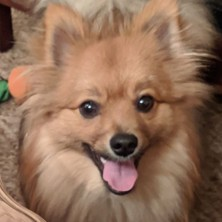
#> input picture dog.png, 222 x 222 px, found by its file name; the run also reads 1 picture not shown here
$ python see_diffs.py
#> lines starting #> are read from the running program, lines starting #| are printed output that depends on the picture
### image_converter.py
# DO NOT EDIT THIS FILE
from PIL import Image
import numpy as np

def ListToImage(img_list):
    '''Converts a 2D list to an image.'''
    img_arr = np.uint8(np.asarray(img_list))
    img = Image.fromarray(img_arr)
    return img

def ImageToList(img):
    '''Converts an image to a 2D list.'''
    img_arr = np.uint8(np.asarray(img))
    pixels = img_arr.tolist()
    for row in range(len(pixels)):
        for col in range(len(pixels[row])):
            pixels[row][col] = (pixels[row][col][0], pixels[row][col][1], pixels[row][col][2])
    return pixels

### scaffold.py
'''
Amarachi Abbah
10NOV24
COMP 163/006
My mission in this challenge is to convert
the pixels of R G B values and turn it into grayscale.
'''
from PIL import Image
from image_converter import ListToImage, ImageToList


def grayscale(pixels):
  """ grayscale converts the RGB in pixels to grayscale. """
  # Covert to grayscale.

  grayscale_list = []
  for row in pixels:
    grayscale_row = []
    grayscale_list.append(grayscale_row)
    for pixel in row:
      R,G,B = pixel
      rgb_avg = (R+G+B)//3
      new_pixels = (rgb_avg,rgb_avg,rgb_avg)
      grayscale_row.append(new_pixels)
  return grayscale_list


# [12 lines that do not run on import are left out]

### see_diffs.py
# DO NOT EDIT THIS FILE
import io
import os
import sys
sys.path.insert(0, '../../../AppData/Local')

from scaffold import grayscale
from PIL import Image
from image_converter import ListToImage, ImageToList

class ImageDifference:
    def __init(self):
        pass

    # Returns true of the image (expected) and (actual) are a pixel perfect match.
    # If they are not a perfect match, saves a new image in (output_file) depending
    # on the (diff_type) chosen, and returns false.
    def generate_image_delta(self,expected, actual, output_file, diff_type):
        expected_img = Image.open(expected)
        expected_pixels = ImageToList(expected_img)

        actual_img = Image.open(actual)
        actual_pixels = ImageToList(actual_img)

        expected_width = len(expected_pixels)
        actual_width = len(actual_pixels)
        expected_height = len(expected_pixels[0])
        actual_height = len(actual_pixels[0])

        if actual_width != expected_width or actual_height != expected_height:
            print("Images are different dimensions. Expected: " + expected_width
            + " by " + expected_height + "px");
            return False

        output_pixels = actual_pixels
        matching = True;

        for row in range(actual_width):
            for col in range(actual_height):
                r_actual, g_actual, b_actual = actual_pixels[row][col]
                r_expected, g_expected, b_expected = expected_pixels[row][col]

                if r_actual != r_expected or g_actual != g_expected or b_actual != b_expected:
                    matching = False

                    # Highlight in red where the pixels differ.
                    if diff_type == "highlight":
                        output_pixels[row][col] = (255, 0, 0)

                    # Overlay by averaging the pixels. This is good for comparing line drawings or shapes.
                    if diff_type == "overlay":
                        output_pixels[row][col] = ((r_actual + r_expected) / 2, (g_actual + g_expected) / 2, (b_actual + b_expected) / 2)

        if matching:
            return True

        output_img = ListToImage(output_pixels)
        output_img.save(output_file)

        print("Images do not match. In the above panel click 'Files' then check/" + output_file + " for diff.")

        return False

if __name__ == '__main__':

    source = "../images/dog.png"
    generated_file_path = "grayscale.png"
    expected_file_path = "grayscale_sln.png"
    diff_file_path = "grayscale_diff.png"

    filtered_pixels = grayscale(ImageToList(Image.open(source)))
#> in ImageToList, img_arr is the input picture: shape (222, 222, 4); mean R, G, B, A 144.6, 111, 89.3, 255
#> in ImageToList, `pixels = img_arr.tolist()`: pixels = 222 items
#> in grayscale, `grayscale_list = []`: grayscale_list = []
#> after the loop in grayscale, `for row in pixels:`: grayscale_list = 222 items
#> filtered_pixels = 222 items
    filtered_image = ListToImage(filtered_pixels)
#> in ListToImage, `img_arr = np.uint8(np.asarray(img_list))`:
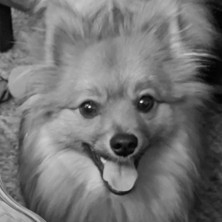
#> img_arr: shape (222, 222, 3); min 1, max 234, mean 114.6
    filtered_image.save(generated_file_path)


    if os.path.exists(diff_file_path):
        os.remove(diff_file_path)
        print(f"The file {diff_file_path} was deleted.")

    image_diff = ImageDifference()
    matches = image_diff.generate_image_delta(expected_file_path,generated_file_path, diff_file_path, "highlight")
#> in generate_image_delta, `expected_width = len(expected_pixels)`: expected_width = 222
#> in generate_image_delta, `output_pixels = actual_pixels`: output_pixels = 222 items
    if matches:
        print("Images match!No diff file being created!")
